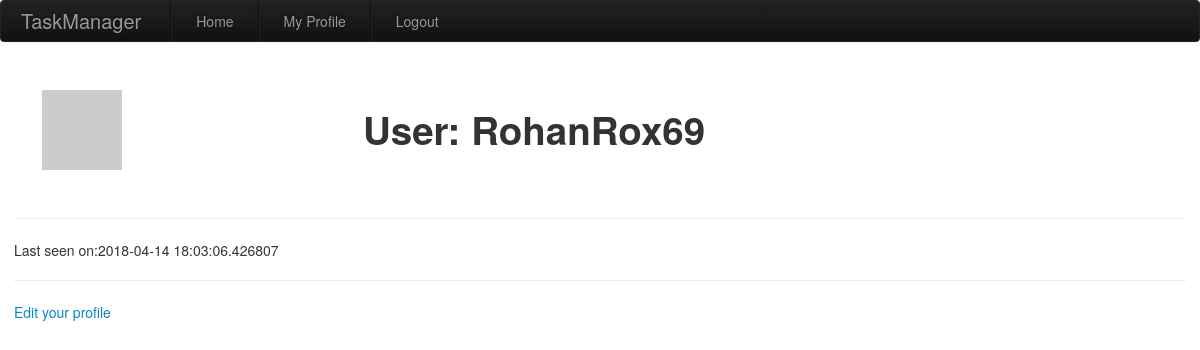
The app's page /user/RohanRox69/ (signed in), older data.
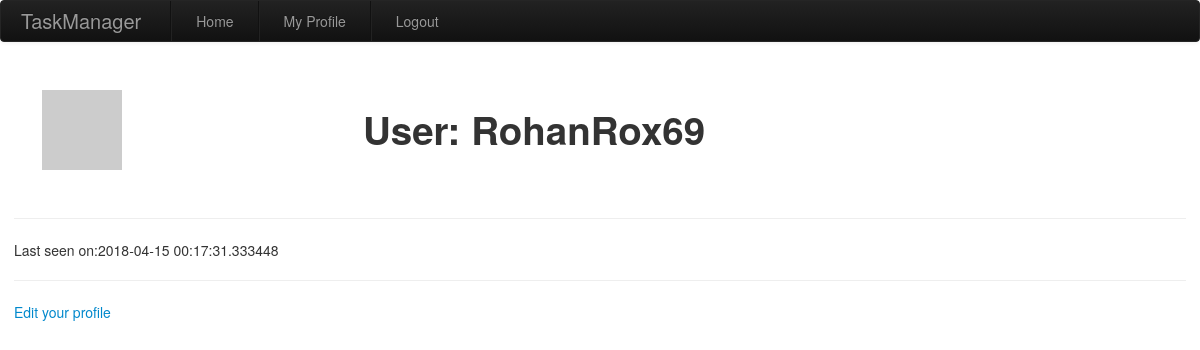
The same page, newer data.
### app/models.py (models this page shows, shortened)
class User(UserMixin, db.Model):
    id = db.Column(db.Integer, primary_key=True)
    name = db.Column(db.String(64), nullable=False)
    username = db.Column(db.String(64), index=True,
                         unique=True, nullable=False)
    password_hash = db.Column(db.String(128), nullable=False)
    email = db.Column(db.String(150), index=True, unique=True, nullable=False)
    about_me = db.Column(db.String(150))
    last_seen = db.Column(db.DateTime, default=datetime.utcnow)
    def avatar(self, size):
        digest = md5(self.email.lower().encode('utf-8')).hexdigest()
        return 'https://www.gravatar.com/avatar/{}?d=identicon&s={}'.format(digest, size)

### app/routes.py (the view)
@app.route('/user/<username>/')
@login_required
def user(username):
    user = User.query.filter_by(username=username).first_or_404()
    return render_template('user.html', user=user)

### app/models.py (called while the page is built)
@login.user_loader
def load_user(id):
    return User.query.get(int(id))

### app/routes.py (called while the page is built)
@app.before_request
def before_request():
    if current_user.is_authenticated:
        current_user.last_seen = datetime.utcnow()
        db.session.commit()

### app/templates/user.html (shortened to what this page needs)
{% extends "base.html" %}
{% block content %}
<div class="flex-container">
  <div class="flex-row-item-img">
    <img class="profile-pic" src= "{{ user.avatar(128) }}">
  </div>
  <div class="flex-row-item-txt">
    <h1>User: {{ user.username }}</h1>
  </div>
</div>
  <hr>
{% if user.last_seen %}<p>Last seen on:{{ user.last_seen }}</p>{%endif%}
<hr>
{% if user ==current_user %}
<p><a href="{{ url_for('edit_profile')}}"> Edit your profile</a></p>
{% endif %}
{% endblock %}

### app/templates/base.html (shortened to what this page needs)
<!DOCTYPE html>
<html lang="en">
  <head>
      <link href="{{url_for('static',filename='css/bootstrap-responsive.min.css')}}" rel="stylesheet">
      <link href="{{url_for('static',filename='css/bootstrap.min.css')}}" rel="stylesheet">
      <link href="{{url_for('static',filename='css/style.css')}}" rel="stylesheet">
  </head>
  <body>
  <div class="navbar navbar-inverse">
    <div class="navbar-inner">
      <a class="brand">TaskManager</a>
     <ul class="nav">
       <li class="divider-vertical"></li>
        <li >
          <a href="{{url_for('index')}}">Home</a>
        </li>
        <li class="divider-vertical"></li>
          {% if current_user.is_anonymous %}
        <li>
          <a href="{{url_for('login')}}">Login</a>
        </li>
          {% else %}
        <li>
          <a href="{{ url_for('user', username=current_user.username) }}">My Profile</a>
        </li>
        <li class="divider-vertical"></li>
        <li>
          <a href="{{ url_for('logout')}}">Logout</a>
        </li>
          {% endif %}
     </ul>
  </div>
  <div id="content">
    <br>
    {% block content %}{% endblock %}
  </div>
  </body>
</html>

### app/static/css/style.css (style rules this page uses)
.flex-container { display:flex; align-items: center; }
.flex-row-item-img { align-content: center; padding : 1em; margin: 1em; flex:1; }
.flex-row-item-txt { align-content: center; padding : 1em; margin: 1em; flex:3; }
#content { padding-left: 1em; padding-right: 1em; }

Row changes from the older to the newer data that the page shows:
changed User "RohanRox69": last_seen "2018-04-14 18:03:06.426807" → "2018-04-15 00:17:31.333448"
